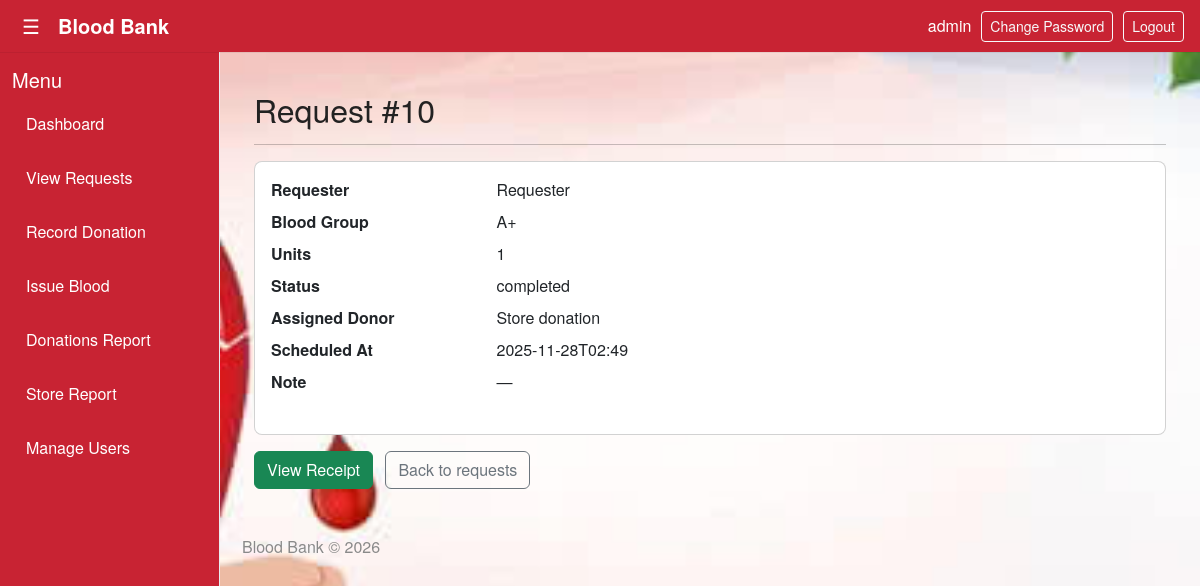
The page /request/10 (signed in) on the database its author committed.
### tables this page shows
CREATE TABLE users (
            id INTEGER PRIMARY KEY,
            name TEXT,
            email_id TEXT UNIQUE,
            phone TEXT,
            username TEXT UNIQUE NOT NULL,
            password_hash TEXT NOT NULL,
            role TEXT NOT NULL DEFAULT 'donor',
            linked_entity_id INTEGER,
            created_at TIMESTAMP DEFAULT CURRENT_TIMESTAMP,
            is_active INTEGER DEFAULT 1,
            profile_pic TEXT,
            blood_type TEXT
        , total_units INTEGER DEFAULT 0, last_donation TIMESTAMP);

CREATE TABLE requests (
            id INTEGER PRIMARY KEY AUTOINCREMENT,
            requester_id INTEGER,
            requester_name TEXT,
            requester_username TEXT,
            blood_group TEXT,
            units INTEGER,
            status TEXT DEFAULT 'open',
            accepted_by INTEGER DEFAULT NULL,
            accepted_by_name TEXT,
            assigned_donor_id INTEGER DEFAULT NULL,
            assigned_donor_name TEXT,
            note TEXT,
            created_at TEXT DEFAULT CURRENT_TIMESTAMP
        , scheduled_at TEXT DEFAULT NULL, completed_at TEXT DEFAULT NULL, donation_id INTEGER DEFAULT NULL);

### bb.py (the view)
@app.route("/request/<int:id>")
@login_required
def request_detail(id):
    row = db_fetchone("SELECT * FROM requests WHERE id = ?", (id,))
    if not row:
        abort(404)
    return render_template("request_detail.html", request=dict(row))

### bb.py (called while the page is built)
def get_db():
    conn = sqlite3.connect(DB_PATH)
    conn.row_factory = sqlite3.Row
    return conn

def db_fetchone(sql, params=()):
    conn = get_db()
    try:
        cur = conn.cursor()
        cur.execute(sql, params)
        row = cur.fetchone()
        return row
    finally:
        if conn:
            conn.close()

def row_get(row, key, default=None):
    if row is None:
        return default
    try:
        return row[key]
    except Exception:
        try:
            return dict(row).get(key, default)
        except Exception:
            return default

@login_manager.user_loader
def load_user(user_id):
    row = db_fetchone(
        """
        SELECT
            id, username, role, password_hash, name,
            blood_type, linked_entity_id, is_active, email_id, phone
        FROM users WHERE id = ?
        """,
        (user_id,)
    )
    if row:
        return User(row)
    return None

@app.context_processor
def inject_helpers():
    def current_year():
        return datetime.utcnow().year
    def utcnow():
        return datetime.utcnow().isoformat(sep=' ', timespec='seconds')
    return {"current_year": current_year, "utcnow": utcnow}

    @property
    def is_active(self):
        return self._is_active

### templates/request_detail.html (shortened to what this page needs)
{% extends "base.html" %}
{% block content %}
<div class="container py-3">
  {% set R = req if req is defined else (request if request is defined else {}) %}
  <h2>Request #{{ R.id or '' }}</h2>
  <hr>
  <div class="card mb-3">
    <div class="card-body">
      <dl class="row">
        <dt class="col-sm-3">Requester</dt>
        <dd class="col-sm-9">{{ R.requester_name or '—' }}</dd>
        <dt class="col-sm-3">Blood Group</dt>
        <dd class="col-sm-9">{{ R.blood_group or '—' }}</dd>
        <dt class="col-sm-3">Units</dt>
        <dd class="col-sm-9">{{ R.units or '—' }}</dd>
        <dt class="col-sm-3">Status</dt>
        <dd class="col-sm-9">{{ R.status or '—' }}</dd>
        <dt class="col-sm-3">Assigned Donor</dt>
        <dd class="col-sm-9">
          {% if R.assigned_donor_id %}
            {{ R.assigned_donor_name or ("Donor #" ~ R.assigned_donor_id) }}
          {% else %}
            —
          {% endif %}
        </dd>
        <dt class="col-sm-3">Scheduled At</dt>
        <dd class="col-sm-9">{{ R.scheduled_at or '—' }}</dd>
        <dt class="col-sm-3">Note</dt>
        <dd class="col-sm-9">{{ R.note or '—' }}</dd>
      </dl>
    </div>
  </div>
  <div class="mt-3">
    {% set donation_id = (R.get('donation_id') if R is mapping else (R.donation_id if R is not none else None)) %}
    {% if donation_id %}
      {% set did = donation_id|string %}
      {% if did|length > 0 and did != '0' %}
        <a href="{{ url_for('donation_pdf', id=did|int) }}"
           class="btn btn-success"
           target="_blank">
          View Receipt
        </a>
      {% else %}
        <div class="alert alert-warning mt-2">
          This request is marked <strong>{{ R.status or 'completed' }}</strong>
          but the donation id is invalid. Contact admin.
        </div>
      {% endif %}
    {% endif %}
    <a class="btn btn-outline-secondary ms-2" href="{{ url_for('requests_page') }}">
      Back to requests
    </a>
  </div>
</div>
{% endblock %}

### templates/base.html (shortened to what this page needs)
<!doctype html>
<html lang="en">
<head>
  <link href="https://cdn.jsdelivr.net/npm/bootstrap@5.3.2/dist/css/bootstrap.min.css" rel="stylesheet">
  <link rel="stylesheet" href="{{ url_for('static', filename='css/style.css') }}">
</head>
<body>
  <div class="topbar">
    <div style="display:flex;align-items:center">
      <button id="menu-toggle" class="hamburger">&#9776;</button>
      <div class="brand">Blood Bank</div>
    </div>
    <div class="top-actions">
      {% if current_user.is_authenticated %}
        <div style="color:white; text-transform:lowercase;">{{ current_user.username }}</div>
        <a href="{{ url_for('change_password') }}" class="btn btn-sm btn-outline-light">Change Password</a>
        <a href="{{ url_for('logout') }}" class="btn btn-sm btn-outline-light">Logout</a>
      {% endif %}
    </div>
  </div>
  <div class="layout">
    <aside id="sidebar" class="sidebar">
      <h5>Menu</h5>
      <ul class="nav-list">
        {% if not current_user.is_authenticated %}
          <li><a href="{{ url_for('register_donor') }}">Register as Donor</a></li>
          <li><a href="{{ url_for('register_requester') }}">Register as Requester</a></li>
        {% else %}
          {% if current_user.role in ['admin','staff'] %}
            <li><a class="{% if request.endpoint == 'dashboard' %}active{% endif %}" href="{{ url_for('dashboard') }}">Dashboard</a></li>
            <li><a class="{% if request.endpoint == 'requests_page' %}active{% endif %}" href="{{ url_for('requests_page') }}">View Requests</a></li>
            <li><a class="{% if request.endpoint == 'record_donation' %}active{% endif %}" href="{{ url_for('record_donation') }}">Record Donation</a></li>
            <li><a class="{% if request.endpoint == 'issue_blood' %}active{% endif %}" href="{{ url_for('issue_blood') }}">Issue Blood</a></li>
            <li><a class="{% if request.endpoint == 'donations_report' %}active{% endif %}" href="{{ url_for('donations_report') }}">Donations Report</a></li>
            <li><a class="{% if request.endpoint == 'store_report' %}active{% endif %}" href="{{ url_for('store_report') }}">Store Report</a></li>
            <li><a class="{% if request.endpoint == 'users' %}active{% endif %}" href="{{ url_for('users') }}">Manage Users</a></li>
          {% endif %}
        {% endif %}
      </ul>
    </aside>
    <main class="content">
      {% block content %}{% endblock %}
      <footer class="site-footer">
        Blood Bank © {{ current_year() }}
      </footer>
    </main>
  </div>
</body>
</html>

### static/css/style.css (style rules this page uses)
body { background: #f8f9fa; font-family: system-ui, -apple-system, "Segoe UI", Roboto, "Helvetica Neue", Arial; }
.sidebar { height: 100vh; border-right: 1px solid #e9ecef; }
.card { border-radius: 8px; }
.btn-sm { padding: .25rem .5rem; }

### rows shown on the page
users: username "admin"
requests: id "10", requester_name "Requester", blood_group "A+", units "1", status "completed", assigned_donor_name "Store donation", scheduled_at "2025-11-28T02:49", note "—"

### other values the page prints
{{ current_year() }} "2026"
